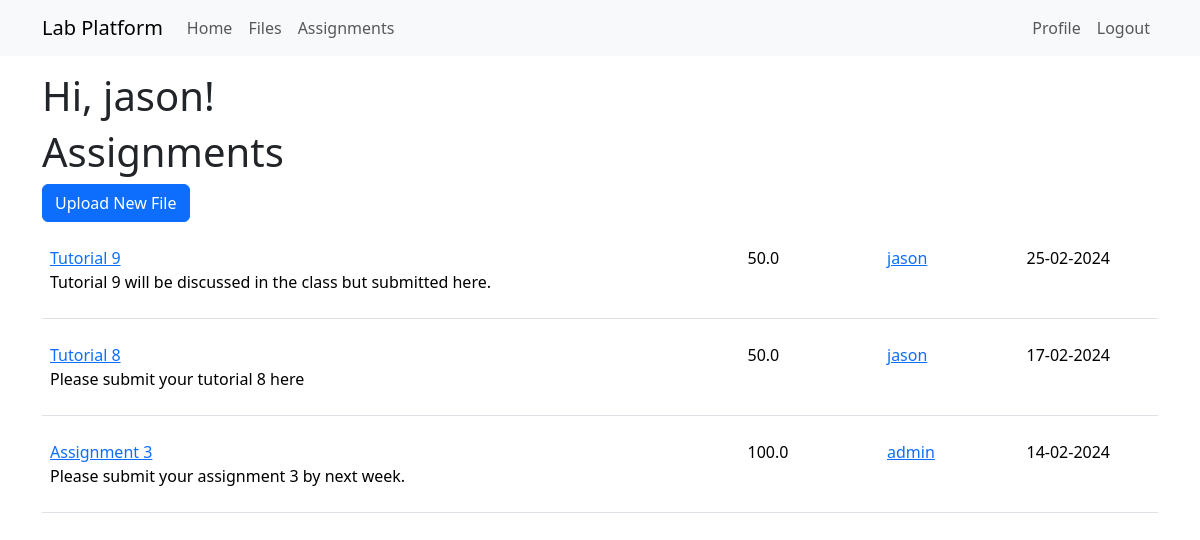
/assignments (signed in), run on the app's committed database.
### app/models.py (models this page shows, shortened)
class User(UserMixin, db.Model):
    id: so.Mapped[int] = so.mapped_column(primary_key=True)
    username: so.Mapped[str] = so.mapped_column(sa.String(64), index=True,
                                                unique=True)
    email: so.Mapped[str] = so.mapped_column(sa.String(120), index=True,
                                             unique=True)
    password_hash: so.Mapped[Optional[str]] = so.mapped_column(sa.String(256))
    posts: so.WriteOnlyMapped['Post'] = so.relationship(
        back_populates='author')
    files: so.WriteOnlyMapped['File'] = so.relationship(
        back_populates='uploader')
    role: so.Mapped[int] = so.mapped_column(sa.Integer, default=-1, index=True, unique=False)
    assignments: so.WriteOnlyMapped['Assignment'] = so.relationship(
        back_populates='asmtauthor')
    submissions: so.WriteOnlyMapped['Submission'] = so.relationship(
        back_populates='submitter')
    def is_admin(self):
        return self.role == 0
    def is_lecturer(self):
        return self.role == 1

class Assignment(db.Model):
    id: so.Mapped[int] = so.mapped_column(primary_key=True)
    title: so.Mapped[str] = so.mapped_column(sa.String(140))
    description: so.Mapped[str] = so.mapped_column(sa.String(255))
    timestamp: so.Mapped[datetime] = so.mapped_column(
        index=True, default=lambda: datetime.now(timezone.utc))
    duedate: so.Mapped[datetime] = so.mapped_column(
        index=True, nullable=True)
    totalMarks: so.Mapped[float] = so.mapped_column(sa.Float, index=False, unique=False, nullable=True, default=0)
    user_id: so.Mapped[int] = so.mapped_column(sa.ForeignKey(User.id),
                                               index=True)
    asmtauthor: so.Mapped[User] = so.relationship(back_populates='assignments')
    submissions: so.Mapped['Submission'] = so.relationship(back_populates='assignment')

### app/routes.py (the view)
@app.route('/assignments', methods=['GET', 'POST'])
@login_required
def assignments():
    form = UploadButton()
    if form.validate_on_submit():
        return redirect(url_for('createAssignment'))
    return render_template('assignments.html',
                            title='Assignments',
                              assignments=db.session.scalars(sa.select(Assignment).order_by(sa.desc(Assignment.timestamp))).all(),
                                form=form)

### app/forms.py
class UploadButton(FlaskForm):
    submit = SubmitField('Upload New File')

### app/models.py (called while the page is built)
@login.user_loader
def load_user(id):
    return db.session.get(User, int(id))

### app/templates/assignments.html
{% extends "base.html" %}
{% import 'bootstrap_wtf.html' as wtf %}
{% block content %}
    <h1>Hi, {{ current_user.username }}!</h1>
    <h1>Assignments</h1>
    {% if current_user.is_lecturer() or current_user.is_admin() %}
        {{ wtf.quick_form(form) }}
    {% endif %}
    {% for assignment in assignments %}
        {% include '_assignment.html' %}
    {% endfor %}
{% endblock %}

### app/templates/_assignment.html
<table class="table table-hover">
    <tr>
        <td width="500px">
            <p>
                <a href="{{ url_for('detailsAssignment', assignmentid=assignment.id) }}">
                    {{ assignment.title }}
                </a>
                <br> {% if assignment.description %}
                {{ assignment.description }}
                {% endif %}
            </p>
        </td>
        <td width="100px">
            <p>
                {{ assignment.totalMarks }}
            </p>
        <td width="100px">
            <a href="{{ url_for('user', username=assignment.asmtauthor.username) }}">
                {{ assignment.asmtauthor.username }}
            </a>
        </td>
        <td width="100px">
            <p>
                {{ assignment.duedate.strftime('%d-%m-%Y') }}
            </p>
        </td>
    </tr>
</table>

### data on the page
User: username "jason"
Assignment: title "Tutorial 9", description "Tutorial 9 will be discussed in the class but submitted here.", totalMarks "50.0", asmtauthor.username "jason", duedate "25-02-2024"
Assignment: title "Tutorial 8", description "Please submit your tutorial 8 here", totalMarks "50.0", asmtauthor.username "jason", duedate "17-02-2024"
Assignment: title "Assignment 3", description "Please submit your assignment 3 by next week.", totalMarks "100.0", asmtauthor.username "admin", duedate "14-02-2024"
